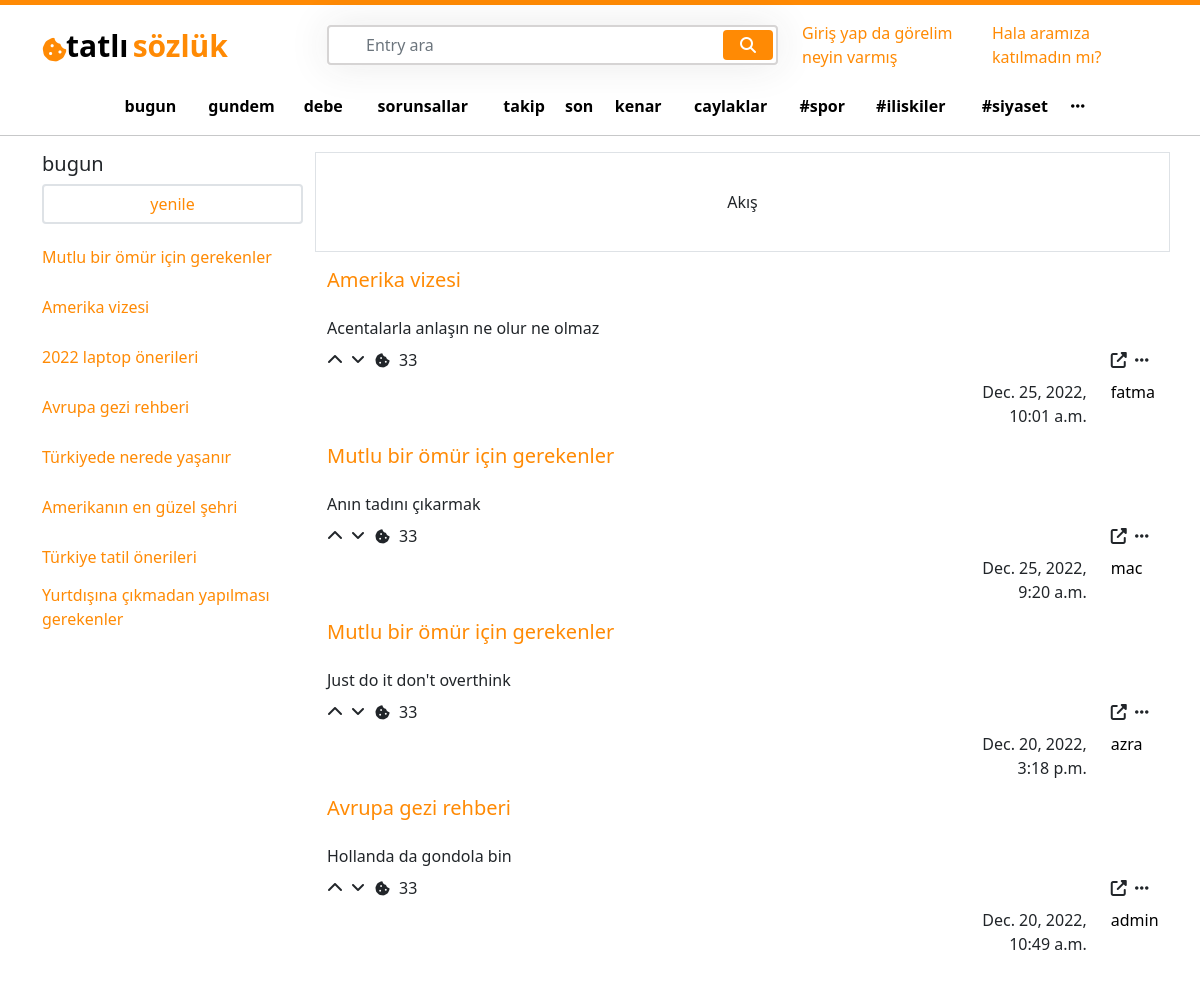
The page / on the database its author committed.
### entry/models.py (models this page shows, shortened)
class Entry(models.Model):
    user = models.ForeignKey(User, on_delete=models.CASCADE)
    entry_slug =  models.CharField(max_length=85, blank=True, null=True)
    entry_name =  models.CharField(max_length=85, blank=True, null=True)
    created_at = models.DateTimeField(auto_now_add=True)
    updated_at = models.DateTimeField(auto_now=True)
    def __str__(self):
        return self.entry_name

class EntryComments(models.Model):
    comment_body =  models.CharField(max_length=85, blank=True, null=True)
    commented_entry = models.ForeignKey(Entry, on_delete=models.CASCADE)
    likes_to_the_comment = models.PositiveIntegerField(default=0)
    writer = models.ForeignKey(User, on_delete=models.CASCADE, null=True)
    created_at = models.DateTimeField(auto_now_add=True)

### user/models.py (models this page shows, shortened)
class User(AbstractBaseUser):
    email = models.EmailField(max_length=100, unique=True)
    username = models.CharField(max_length=50, unique=True)
    date_joined = models.DateTimeField(auto_now_add=True)
    last_login = models.DateTimeField(auto_now_add=True)
    created_date = models.DateTimeField(auto_now_add=True)
    modified_date = models.DateTimeField(auto_now=True)
    is_admin = models.BooleanField(default=True)
    is_staff = models.BooleanField(default=True)
    is_active = models.BooleanField(default=True)
    is_superadmin = models.BooleanField(default=True)
    USERNAME_FIELD = 'email'
    REQUIRED_FIELDS = ['username']
    objects = UserManager()

### homepage/views.py (the view)
# urls.py: path('', views.home, name='home'),
def home(request):
    all_entries = Entry.objects.all().order_by('-created_at')
    first_comment = EntryComments.objects.all().order_by('-created_at')
    paginator = Paginator(first_comment, 10) # Show 25 contacts per page.
    page_number = request.GET.get('page')
    page_obj = paginator.get_page(page_number)
    context = {
        'all_entries' : all_entries,
        'page_obj': page_obj
    }
    return render(request, 'home.html', context)

### templates/home.html (shortened to what this page needs)
{% extends 'base.html' %}
{% load static %}
{% block content %}
            <div class="col-lg-9 main_left">
                <div class="row">
                    <div class="col-lg-12 d-flex align-items-center justify-content-center border border-1" style="height: 100px;">
                        Akış
                    </div>
                    {% for i in page_obj %}
                    <div class="col-lg-12">
                        <div class="row mt-3">
                            <div class="col-lg-12 ">
                                <h5>
                                    <a href="">{{i.commented_entry}}</a>
                                </h5>
                            </div>
                            <div class="col-lg-12 mt-3">
                                <span>
                                        {{i.comment_body}}
                                </span>
                            </div>
                            <div class="col-lg-12 mt-2">
                                <div class="row justify-content-between">
                                    <div class="col-lg-3">
                                        <div class="row">
                                            <div class="col-lg-1">
                                                <i class="fa-solid fa-chevron-up"></i>
                                            </div>
                                            <div class="col-lg-1">
                                                <i class="fa-solid fa-angle-down"></i>
                                            </div>
                                            <div class="col-lg-1">
                                                <i class="fa-solid fa-cookie-bite"style="font-size:15px ;"></i>
                                            </div>
                                            <div class="col-lg-1">
                                                <span>33</span>
                                            </div>
                                        </div>
                                    </div>
                                    <div class="col-lg-1">
                                        <div class="row justify-content-start">
                                            <div class="col-lg-1">
                                                <i class="fa-solid fa-up-right-from-square"></i>
                                            </div>
                                            <div class="col-lg-1 ">
                                                <i class="fa-solid fa-ellipsis"></i>
                                            </div>
                                        </div>
                                    </div>
                                </div>
                            </div>
                            <div class="col-lg-12 mt-2">
                                <div class="row justify-content-end">
                                    <div class="col-lg-2 text-end">
                                        <div class="row">
                                            <div class="col-lg-12">
                                                <span> {{i.created_at}}</span>
                                            </div>
                                        </div>
                                    </div>
                                    <div class="col-lg-1">
                                        <a href="" style="color: black;">
                                            {{i.writer.username}}
                                        </a>
                                    </div>
                                </div>
                            </div>
                        </div>
                    </div>
                    {% endfor %}
            </div>
        </div>
    </div>
{% endblock %}

### templates/base.html (shortened to what this page needs)
{% load static %}
<!DOCTYPE html>
<html lang="en">
<head>
    <link href="https://cdn.jsdelivr.net/npm/bootstrap@5.1.3/dist/css/bootstrap.min.css" rel="stylesheet">
    <link rel="stylesheet" href="https://cdnjs.cloudflare.com/ajax/libs/font-awesome/6.2.1/css/all.min.css" />
    <link rel="stylesheet" href="{% static 'css/home.css' %}">
</head>
<body>
    <div class="topline"></div>
    <div class="container mt-3">
        <div class="row d-flex align-items-center">
            <div class="col-lg-3">
                <div class="row">
                    <div class="col-lg-1" style="margin-top: 14px;">
                        <i class="fa-solid fa-cookie-bite" id="logo" style="font-size:25px ;"></i>
                    </div>
                    <div class="col-lg-10">
                        <a href="{% url 'home' %}">
                            <span class="logo_left p-0 m-0" style="color: black;">tatlı</span>
                            <span class="logo_right p-0 m-0">sözlük</span>
                        </a>
                    </div>
                </div>
            </div>
            <div class="col-5">
                <div class="search">
                    <form action="{% url 'entrypage' %}" method="POST">
                        <input type="text" class="form-control" name="searched_entry" placeholder="Entry ara">
                        <button type="submit" name="search_entry_button" value="Submit" class="btn btn-primary"><i class="fa fa-search"></i></button>
                    </form>
                </div>
            </div>
            <div class="col-lg-4">
                <div class="row justify-content-end">
                    {% if request.user.is_authenticated %}
                    <div class="col-lg-3 my-auto">
                        <a href="{% url 'user_page' %}" style="text-decoration: none;">
                            <i class="fa-regular fa-user" style=" color:  rgb(255, 138, 4);;"></i>
                            <span>{{request.user.username}}</span>
                        </a>
                    </div>
                    <div class="col-lg-3">
                        <button type="button" class="btn btn-primary topbtn">
                            <i class="fa-regular fa-message"></i>
                            <span>mesaj</span>
                        </button>
                    </div>
                    <div class="col-lg-3">
                        <button type="button" class="btn btn-primary topbtn">
                            <i class="fa-solid fa-arrow-trend-up"></i>
                            <span>olay</span>
                        </button>
                    </div>
                    <div class="col-lg-2 my-auto dots_for_box" >
                        <span style="cursor: pointer;">
                            <i class="fa-solid fa-ellipsis" style=" color:  rgb(255, 138, 4);;"></i>
                        </span>
                    </div>
                    <div class="base_box_top p-0" id="base_box_top">
                        <div class="row">
                            <a href="" style="color: black;" class="base_box_top_div">
                                <div class="col-lg-12 p-2">
                                    <span>kanallar</span>
                                </div>
                            </a>
                           <a href="" style="color: black;" class="base_box_top_div">
                                <div class="col-lg-12 p-2 ">
                                    <span>çöp</span>
                                </div>
                            </a>
                            <a href="" style="color: black;" class="base_box_top_div">
                                <div class="col-lg-12 p-2">
                                    <span>ayarlar</span>
                                </div>
                            </a>
                            <a href="" style="color: black;" class="base_box_top_div">
                                <div class="col-lg-12 p-2">
                                    <span>gece modu</spa>
                                </div>
                            </a>
                            <a href="" style="color: black;" class="base_box_top_div">
                                <div class="col-lg-12 p-2">
                                    <span>takip/engellenmiş</span>
                                </div>
                            </a>
                            <a href="{% url 'logout' %}" style="color: black;" class="base_box_top_div">
                                <div class="col-lg-12 p-2 ">
                                    <span>çıkış yap</span>
                                </div>
                            </a>
                        </div>
                    </div>
                    <div class="col-lg-12">
                        {% else %}
                        <a href="{% url 'login' %}" style="width: 50%;">Giriş yap da görelim neyin varmış</a>
                        <a href="{% url 'register' %}" style="width: 50%;">Hala aramıza katılmadın mı?</a>
                        {% endif %}
                    </div>
                </div>
            </div>
        </div>
        <div class="row justify-content-center mt-4">
            <table style="width:80%">
                <tr>
                  <td><a href="" class="td ">bugun</a></td>
                  <td><a href="" class="td">gundem</a></td>
                  <td><a href="" class="td">debe</a></td>
                  <td><a href="" class="td">sorunsallar</a></td>
                  <td><a href="" class="td">takip</a></td>
                  <td><a href="" class="td">son</a></td>
                  <td><a href="" class="td">kenar</a></td>
                  <td><a href="" class="td">caylaklar</a></td>
                  <td><a href="" class="td">#spor</a></td>
                  <td><a href="" class="td">#iliskiler</a></td>
                  <td><a href="" class="td">#siyaset</a></td>
                  <td><a href="" class="td"><i class="fa-solid fa-ellipsis"></i></a></td>
                </tr>
              </table>
        </div>
<hr>
<div class="container">
    <div class="row">
        <div class="col-lg-3 main_left">
            <div class="col-lg-12">
                <h5>bugun</h5>
            </div>
            <div class="col-lg-12">
                <button class="btn btn-light w-100 border border-2" style="background-color: transparent !important;">
                 <a href="" style=" text-decoration: none; color:  rgb(255, 138, 4);;">yenile</a>
                </button>
            </div>
            <div class="col-lg-12 mt-2">
                <ul class='p-0 ul_left'>
                        {% for i in all_entries %}
                        <li class="li">
                            <a href="{% url 'entry_detail' i.entry_name %}">
                            {{i.entry_name}}
                            </a>
                        </li>
                        {% endfor %}
                </ul>
            </div>
        </div>
{% block content %}
{% endblock %}
</body>
</html>

### static/css/home.css (style rules this page uses)
.topline { width: 100%; background-color: rgb(255, 138, 4); height: 5px; }
.logo_left { font-size: 30px; font-weight: 600; }
.logo_right { font-size: 30px; font-weight: 600; color: rgb(255, 138, 4); }
#logo { color: rgb(255, 138, 4); }
.search { position: relative; box-shadow: 0 0 40px rgba(51, 51, 51, .1); }
.search input { height: 40px; text-indent: 25px; border: 2px solid #d6d4d4; }
.search button { position: absolute; top: 5px; right: 5px; height: 30px; width: 50px; background: rgb(92, 4, 255); display: flex; align-items: center; justify-content: center; }
.td { font-weight: 600; font-size: 16px; color: black; text-decoration: none; display: flex; align-items: center; justify-content: center; }
.main_left { overflow-y: scroll; height:820px; scrollbar-color: rebeccapurple green; scrollbar-width: thin; }
.li { text-decoration: none; list-style: none; height: 50px; display: flex; align-items: center; }
button { background-color: rgb(255, 138, 4) !important; border: none !important; }
a { color: rgb(255, 138, 4);; text-decoration: none; }

### rows shown on the page
Entry: entry_name "Mutlu bir ömür için gerekenler"
Entry: entry_name "Amerika vizesi"
Entry: entry_name "2022 laptop önerileri"
Entry: entry_name "Avrupa gezi rehberi"
Entry: entry_name "Türkiyede nerede yaşanır"
Entry: entry_name "Amerikanın en güzel şehri"
Entry: entry_name "Türkiye tatil önerileri"
Entry: entry_name "Yurtdışına çıkmadan yapılması gerekenler"
EntryComments: commented_entry "Amerika vizesi", comment_body "Acentalarla anlaşın ne olur ne olmaz", created_at "Dec. 25, 2022, 10:01 a.m.", writer.username "fatma"
EntryComments: commented_entry "Mutlu bir ömür için gerekenler", comment_body "Anın tadını çıkarmak", created_at "Dec. 25, 2022, 9:20 a.m.", writer.username "mac"
EntryComments: commented_entry "Mutlu bir ömür için gerekenler", comment_body "Just do it don't overthink", created_at "Dec. 20, 2022, 3:18 p.m.", writer.username "azra"
EntryComments: commented_entry "Avrupa gezi rehberi", comment_body "Hollanda da gondola bin", created_at "Dec. 20, 2022, 10:49 a.m.", writer.username "admin"
